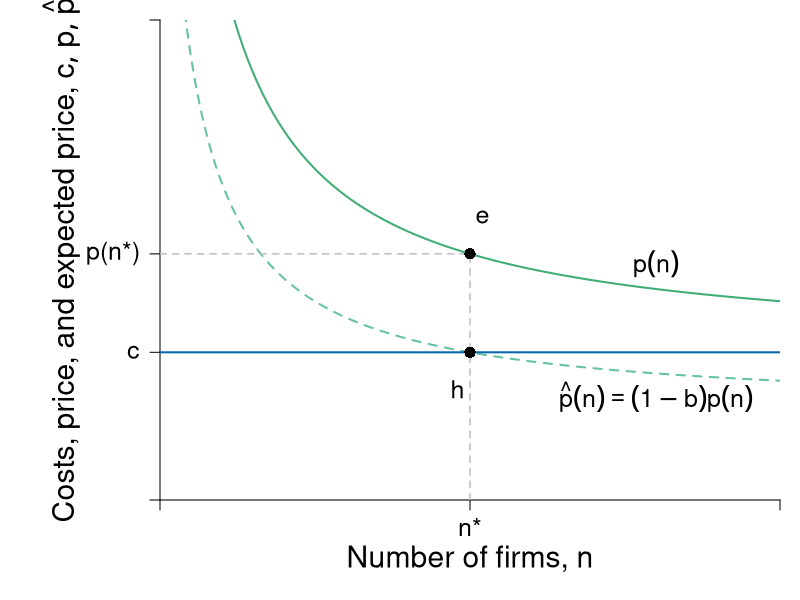

R code for this plot:
require(shape)
pdf(file = "competitionmarkets/long_run_n_c2.pdf", width = 9, height = 7)

#Set parameters for graphics
axislabelsize <- 1.8
labelsize <- 1.5
namesize <- 1.8
annotatesize <- 1.5
graphlinewidth <- 2
segmentlinewidth <- 1.5


COL <- c("#7fc97f", "#beaed4", "#fdc086", "#ffff99", "#386cb0", "#f0027f", "#bf5b17", "#666666")
COLA <- c("#e0f3db", "#99d8c9","#66c2a4","#41ae76", "#238b45", "#005824")
COLB <- c("#c6dbef", "#4eb3d3", "#2b8cbe", "#0868ac","#084081")
COLC <- c("#fcfbfd", "#efedf5", "#dadaeb", "#bcbddc", "#9e9ac8", "#807dba", "#6a51a3", "#54278f", "#3f007d")

par(mar =  c(5, 8, 1, 1))

Profit <- function(n, pbar = 20, c = 2, beta = 0.5) {
  (pbar - c)^2 / (((n + 1)^2)*beta)
}

totaln <- function(pi, pbar = 20, c = 2, beta = 0.5){
  (pbar - c)/(sqrt(pi*beta)) - 1
}

cournotPrice <- function(n, pbar = 20, c1 = 2) {
  c1 + (1/(n+1))*(pbar - c1)
}


# Barriers to entry
# Inputs: Probability of BTE (b) and number of firms
# Outputs: Price Level at some n
bte <- function(n, b = 0.5) {
  cournotPrice(n)*(1-b)
}

nstar <- function(b, pbar = 20, c = 2){
  (pbar*(1 - b) - c) / (b*c)
}

#Levels for the barriers to entry specified here
barriers <- c(0.4, 0.5, 0.71)
costs <- c(2, 5, 10)

xlims <- c(0, 25)
ylims <- c(0, 6.5)

plot(0, 0, xlim = xlims, ylim = ylims, type = "n",
     xlab = expression(paste("")),
     ylab = expression(paste("")), 
     xaxt = "n", 
     yaxt = "n", 
     cex.lab = axislabelsize, 
     bty = "n",
     xaxs="i", 
     yaxs="i")

ticksy <- c(0, 2, cournotPrice(n = nstar(b = barriers[1]), c = costs[1]),  ylims[2])
ylabels <- c(NA, expression(c), expression(paste(p,"(n*)")), NA)
ticksx <- c(0, nstar(b = barriers[1]), xlims[2])
xlabels <- c(NA, expression(paste(n,"*")), NA)

axis(1, at = ticksx, pos = 0, labels = xlabels, cex.axis = labelsize)
axis(2, at = ticksy, pos = 0, labels = ylabels, las = 1, cex.axis = labelsize)

npts <- 500 
xx1 <- seq(xlims[1], xlims[2], length.out = npts)

#Lines for barrier graph
#lines(xx1, bte(n = xx1, b = barriers[3]), col = COLA[3], lty = 2, lwd = segmentlinewidth)
#lines(xx1, bte(n = xx1, b = barriers[2]), col = COLA[3], lty = 2, lwd = segmentlinewidth)
lines(xx1, bte(n = xx1, b = barriers[1]), col = COLA[3], lty = 2, lwd = graphlinewidth)

#Price with no barriers
# No Barrier --- Green
lines(xx1, cournotPrice(xx1, c = costs[1]), col = COLA[4], lwd = graphlinewidth) 


#Label axes
#mtext(expression(paste("Number of firms, ", n)), side=1, line = 2.5, cex = axislabelsize)
text(0.5*xlims[2], -0.8 , expression(paste("Number of firms, ", n)), xpd = TRUE, cex = axislabelsize) 
text(-4, 0.5*ylims[2], expression(paste("Costs, price, and expected price, ", list(c, p, hat(p)) )), xpd = TRUE, cex = axislabelsize, srt = 90) 

text(20, 3.2, expression(paste(p(n))), cex = labelsize)
text(20, 1.4, expression(paste(hat(p)*(n) == (1-b)*p(n) )), cex = labelsize)

#line for the marginal cost
segments(0, 2, xlims[2], 2, lty = 1, col = COLB[4] , lwd = graphlinewidth)

#segments for price and number of firms
segments(nstar(b = barriers[1]), 
         0, 
         nstar(b = barriers[1]), 
         cournotPrice(n = nstar(b = barriers[1]), c = costs[1]), 
         lty = 2, col = "gray", lwd = segmentlinewidth)
segments(0, 
         cournotPrice(n = nstar(b = barriers[1]), c = costs[1]), 
         nstar(b = barriers[1]), 
         cournotPrice(n = nstar(b = barriers[1]), c = costs[1]), 
         lty = 2, col = "gray", lwd = segmentlinewidth)


points(nstar(b = barriers[1]), 
       bte(n = nstar(b = barriers[1]), b = barriers[1]), 
       pch = 16, col = "black", cex = 1.5
)

text(x = nstar(b = barriers[1]) - 0.5, 
     y = bte(n = nstar(b = barriers[1]), b = barriers[1]) - 0.5, 
     expression(paste(h)), cex = labelsize) 

points(nstar(b = barriers[1], c = costs[1]),
       cournotPrice(n = nstar(b = barriers[1], c = costs[1])),
       pch = 16, col = "black", cex = 1.5
)

text(x = nstar(b = barriers[1]) + 0.5, 
     y = cournotPrice(n = nstar(b = barriers[1])) + 0.5, 
     expression(paste(e)), cex = labelsize) 


dev.off()
